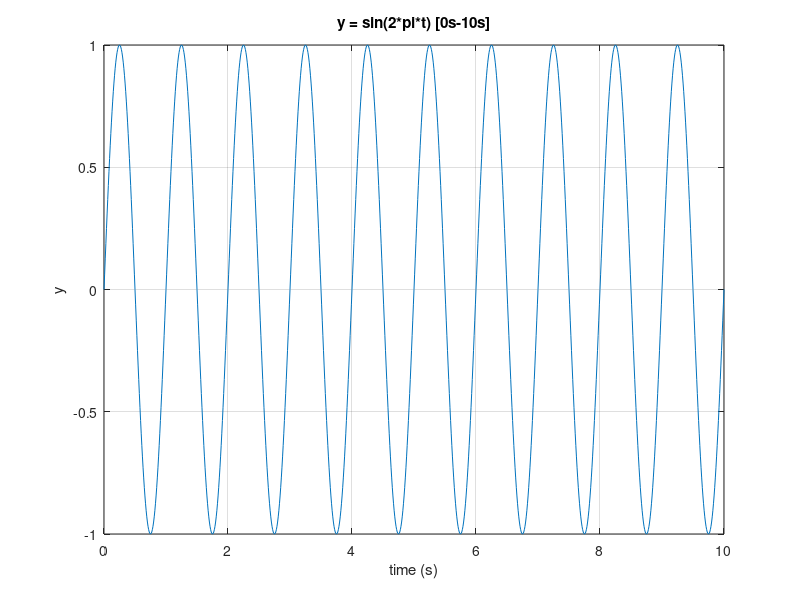

This chart was generated by the following MATLAB code:
clear;
clc;
close all;

t = 0:0.01:10;

% zeroes makes a zero vector 1 x 1001
y = zeros(1, length(t)); % technically don't need this but it's better to not extend vectors in real-time

for idx = 1:length(t) % vectors are indexed starting at 1
    y(idx) = sin(2*pi*t(idx));
end

% ^^ guess what don't need this either

y = sin(2*pi*t);

plot(t, y)
grid on
xlabel("time (s)")
ylabel("y")
title("y = sin(2*pi*t) [0s-10s]")